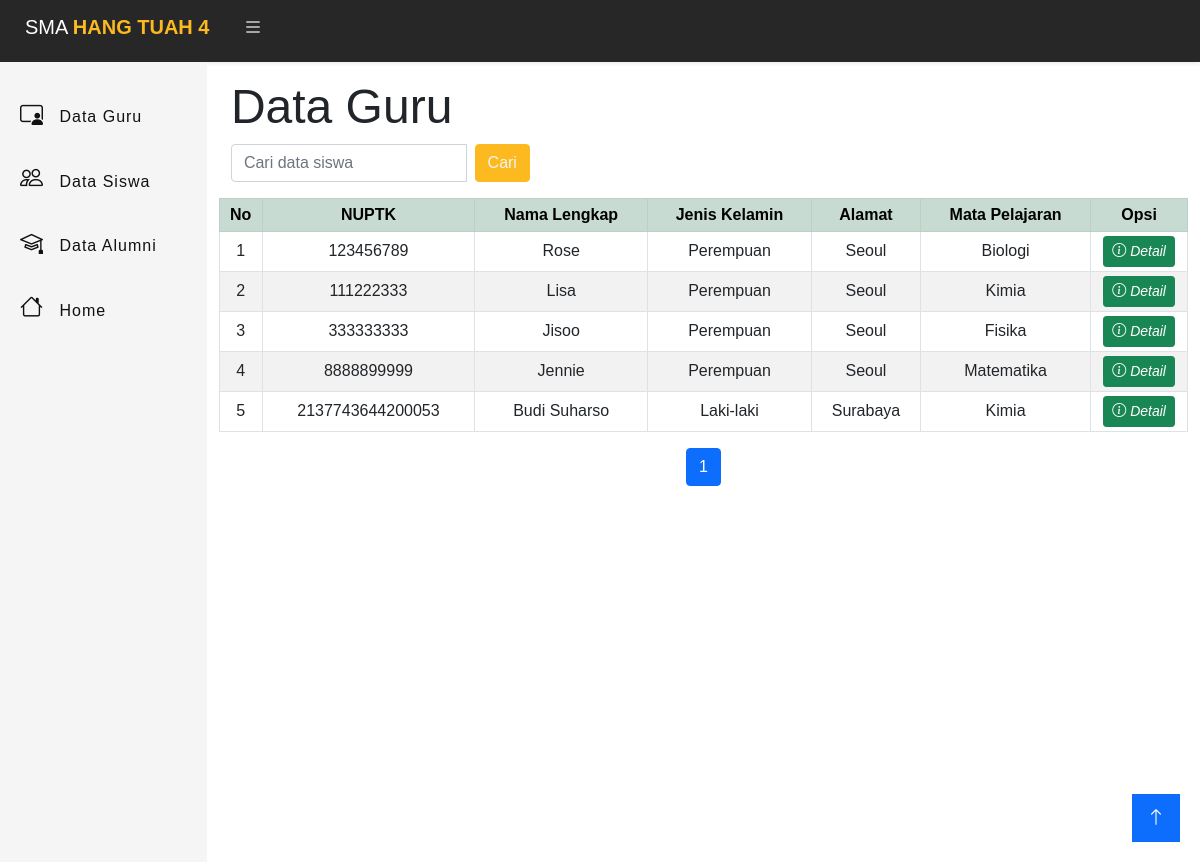
The page /data/data.php?p=data-guru on the database as committed earlier.
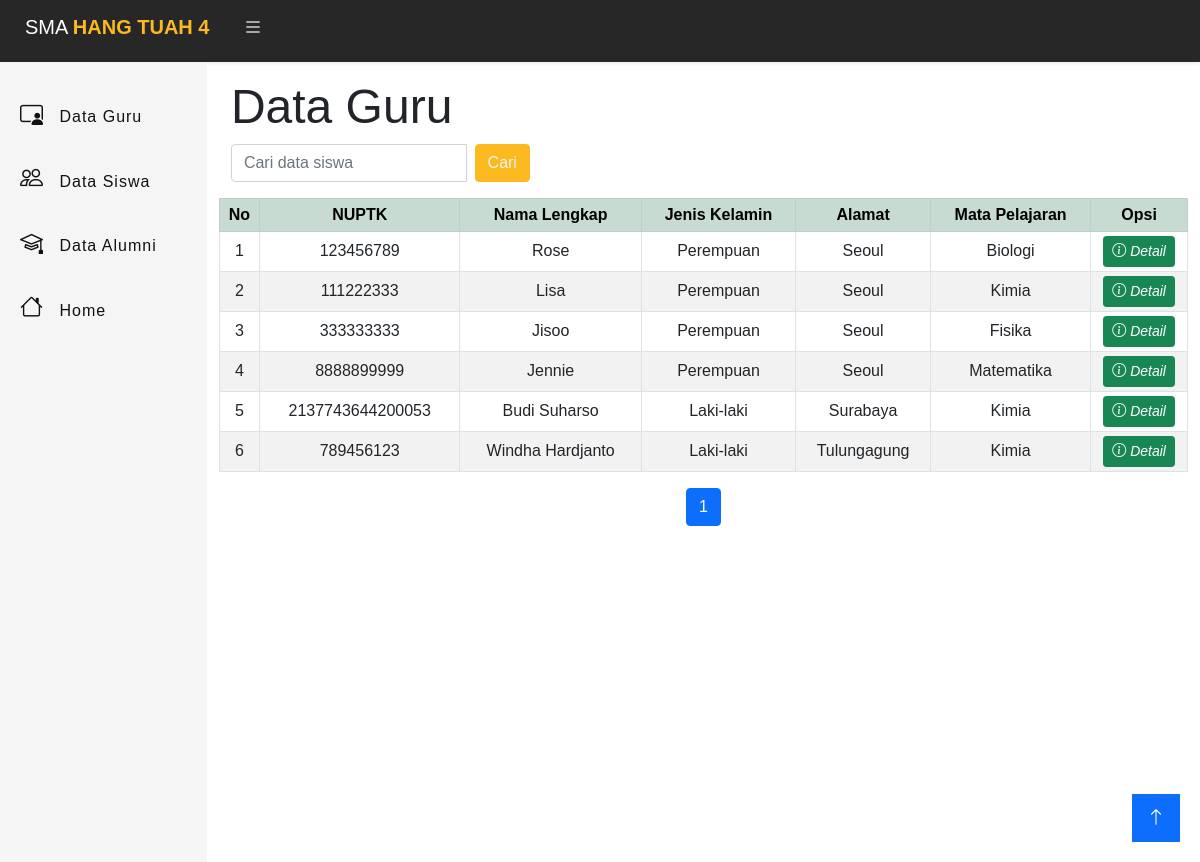
The same page on the database as committed later.
### tables this page shows
CREATE TABLE `guru` (
  `id_guru` int(11) NOT NULL,
  `nuptk` varchar(255) NOT NULL,
  `nama_lengkap` varchar(100) NOT NULL,
  `tempat_lahir` varchar(75) NOT NULL,
  `tgl_lahir` date DEFAULT NULL,
  `jenis_kelamin` varchar(1) NOT NULL,
  `alamat` varchar(255) NOT NULL,
  `notelp` varchar(25) NOT NULL,
  `mata_pelajaran` varchar(100) DEFAULT NULL,
  `created_time` datetime NOT NULL DEFAULT current_timestamp()
);

### database.php (called while the page is built, shortened)
<?php
class database
{
	var $host = "localhost";
	var $uname = "root";
	var $pass = "";
	var $db = "tmp_sekolah";
	var $port = "3307";
	var $conn;
	function __construct()
	{
		$this->conn = mysqli_connect($this->host, $this->uname, $this->pass, $this->db, $this->port);
	}
	function select_data($select)
	{
		$data = mysqli_query($this->conn, $select);
		while ($d = mysqli_fetch_array($data)) {
			$hasil[] = $d;
		}
		if (empty($hasil)) {
			$hasil = isset($_POST['hasil']) ? $_POST['hasil'] : '';
			$hasil = !empty($_POST['hasil']) ? $_POST['hasil'] : '';
		}
		else {
			return $hasil;
		}
	}
}
?>

### data/guru.php (the view, shortened to what this page needs)
<?php
include '../database.php';
$db = new database();
$cek = $db->select_data("SELECT * FROM guru");
if (empty($cek)) {
    $disabled = "disabled";
}
else {
    $disabled = '';
}
?>
<div class="container-fluid ps-4 pt-3 pe-4 align-top">
    <div class="row">
        <h3 class="display-5">Data Guru</h3>
    </div>
    <div class="row mb-3 justify-space-between">
        <div class="col-4">
            <form action="" method="post">
                <div class="input-group">
                    <input type="text" class="form-control" placeholder="Cari data siswa" name="keyword">
                    <div class="input-group-append ms-2">
                        <button class="btn btn-primary" type="submit" name="cari" <?= $disabled?>>Cari</button>
                    </div>
                </div>
            </form>
        </div>
        <div class="col-4"></div>
    </div>
    <div class="row">
        <table class="table table-sm text-center table-striped table-bordered align-middle">
            <tr class="table-success">
                <th>No</th>
                <th>NUPTK</th>
                <th>Nama Lengkap</th>
                <th>Jenis Kelamin</th>
                <th>Alamat</th>
                <th>Mata Pelajaran</th>
                <th>Opsi</th>
            </tr>
            <?php
    $result = $db->select_data("select * from guru");
    $limit = 10;
    $jumlah_data = count($result);
    $jumlah_halaman = ceil($jumlah_data / $limit);
    $halaman_aktif = (isset($_GET['halaman'])) ? $_GET['halaman'] : 1;
    $awal = ($halaman_aktif - 1) * $limit;
    $num = 1;
    $nourut = $num + $awal;
    if (!empty($result)) {
        $result = $db->select_data("select * from guru limit $awal, $limit");
    } else {
        $result = [];
        echo "<tr><td colspan='8' class='text-center'>Data masih kosong</td></tr>";
    }
    foreach($result as $x):
	?>
            <tr>
                <td><?php echo $nourut++; ?></td>
                <td><?php echo $x['nuptk']; ?></td>
                <td><?php echo $x['nama_lengkap']; ?></td>
                <td><?php $jk = $x['jenis_kelamin'];
                if ($jk == 'L') {
                    echo "Laki-laki";
                } else {
                    echo "Perempuan";
                }?></td>
                <td><?php echo $x['alamat']; ?></td>
                <td><?php echo $x['mata_pelajaran']; ?></td>
                <td width="10%" class="content-space-between">
                    <button type="button" class="btn btn-sm btn-success" data-bs-toggle="modal" data-bs-target="#detail"
                        data-idguru="<?=$x['id_guru']?>"><i class="bi bi-info-circle" aria-hidden="true">
                            Detail</i>
                    </button>
                </td>
            </tr>
            <?php
            endforeach;
            ?>
        </table>
    </div>
    <div class="row">
        <div class="col-12">
            <nav aria-label="Page navigation">
                <ul class="pagination justify-content-center">
                    <?php for ($i = 1; $i <= $jumlah_halaman; $i++) : ?>
                    <li class="page-item <?php if ($halaman_aktif == $i) { echo "active"; } ?>">
                        <a class="page-link" href="?p=data-guru&halaman=<?php echo $i; ?>"><?php echo $i; ?></a>
                    </li>
                    <?php endfor; ?>
                </ul>
            </nav>
        </div>
    </div>
    <button class="scrollToTopBtn bg-primary"><i class="bi bi-arrow-up"></i></button>
    <footer></footer>
</div>

### data/data.php (shortened to what this page needs)
<!doctype html>
<html lang="en">
<head>
    <link rel="stylesheet" href="https://cdn.jsdelivr.net/npm/bootstrap-icons@1.8.3/font/bootstrap-icons.css">
    <link rel="stylesheet" href="https://cdn.jsdelivr.net/npm/bootstrap@5.0.2/dist/css/bootstrap.min.css"
>
    <link rel="stylesheet" href="../css/admin.css">
    <link rel="stylesheet" href="../css/edit.css">
    <link rel="stylesheet" href="../css/tampil.css">
    <link rel="stylesheet" href="https://cdnjs.cloudflare.com/ajax/libs/font-awesome/5.13.0/css/all.min.css">
</head>
<body>
    <header class="header shadow-sm">
        <h2 class="u-name">SMA <b>HANG TUAH 4</b>
            <label for="checkbox">
                <i id="navbtn" class="bi bi-list" aria-hidden="true" data-bs-toggle="tooltip" data-bs-placement="bottom"
                    title="Expand menu"></i>
            </label>
        </h2>
    </header>
    <div class="body" id="bg-page">
        <nav class="side-bar">
            <?php include 'side.php'?>
        </nav>
        <div class="section">
            <?php include 'menu.php'?>
        </div>
    </div>
</body>
</html>

### data/side.php
<ul>
    <a href="?p=data-guru">
        <li>
            <i class="bi bi-person-video3"></i>
            <span>Data Guru</span>
        </li>
    </a>
    <a href="?p=data-siswa">
        <li>
            <i class="bi bi-people"></i>
            <span>Data Siswa</span>
        </li>
    </a>
    <a href="?p=data-alumni">
        <li>
            <i class="bi bi-mortarboard"></i>
            <span>Data Alumni</span>
        </li>
    </a>
    <a href="../index.php">
        <li>
            <i class="bi bi-house"></i>
            <span>Home</span>
        </li>
    </a>
</ul>

### data/menu.php
<?php
$page = $_GET['p'];
if ($page == "data-siswa") {
    include "siswa.php";
}
elseif ($page == "data-alumni") {
    include "alumni.php";
}
elseif ($page == "data-guru") {
    include "guru.php";
}
?>

### css/admin.css (style rules this page uses)
* { padding: 0; margin: 0; box-sizing: border-box; font-family: "Poppins", sans-serif; }
a { text-decoration: none; }
.header { display: flex; justify-content: space-between; align-items: center; padding: 15px 25px; background: #272727; color: #fff; }
.u-name { font-size: 20px; padding-left: -5px; }
.u-name b { color: #fcb920; }
.header i { font-size: 40px; cursor: pointer; color: #fff; }
.side-bar { width: 250px; background: whitesmoke; min-height: 100vh; transition: 500ms width; }
.body { display: flex; }
.section { width: 100%; display: flex; flex-direction: column; }
.side-bar ul { padding: 0; margin-left: 0; margin-top: 20px; list-style: none; }
.side-bar ul li { font-size: 16px; padding: 15px 0px; padding-left: 20px; transition: 500ms background; white-space: nowrap; overflow: hidden; text-overflow: ellipsis; }
.side-bar ul a li { text-decoration: none; color: #111111; cursor: pointer; letter-spacing: 1px; }
.side-bar ul a li i { text-decoration: none; display: inline-block; padding-right: 10px; font-size: 23px; }
#navbtn { display: inline-block; margin-left: 28px; font-size: 20px; transition: 500ms color; }
.btn-primary { background-color: #fcb920; border-color: #fcb920; color: whitesmoke; }

### css/tampil.css (style rules this page uses)
.scrollToTopBtn { background-color: black; border: none; color: white; cursor: pointer; font-size: 18px; line-height: 48px; width: 48px; position: fixed; bottom: 20px; right: 20px; z-index: 100; opacity: 0; transform: translateY(100px); transition: all 0.5s ease; }
.showBtn { opacity: 1; transform: translateY(0); }
footer { display: flex; justify-content: flex-end; padding: 20px; }

Rows that differ between the two databases and show on the page:
added guru: nuptk "789456123", nama_lengkap "Windha Hardjanto", jenis_kelamin "Laki-laki", alamat "Tulungagung", mata_pelajaran "Kimia"
